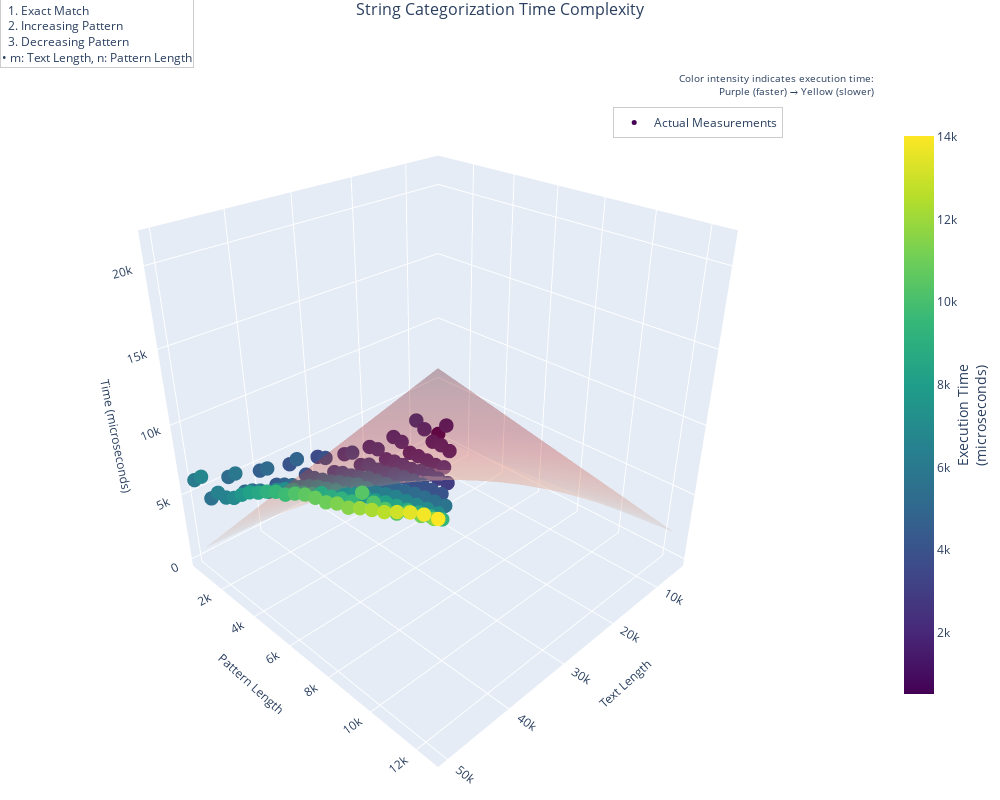

The notebook cell this image was saved under:
### Code cell
import pandas as pd
import plotly.graph_objects as go
import numpy as np

# Load the CSV file
data = pd.read_csv('string_categorization_times.csv')

# Create figure
fig = go.Figure()

# Add scatter points for actual measurements
scatter = go.Scatter3d(
    x=data['Text Length'],
    y=data['Pattern Length'],
    z=data['Time (microseconds)'],
    mode='markers',
    marker=dict(
        size=5,
        color=data['Time (microseconds)'],
        colorscale='Viridis',
        colorbar=dict(
            title='Execution Time<br>(microseconds)',
            titleside='right',
            len=0.75
        ),
    ),
    name='Actual Measurements'
)
fig.add_trace(scatter)

# Create theoretical surface
x_range = np.linspace(min(data['Text Length']), max(data['Text Length']), 50)
y_range = np.linspace(min(data['Pattern Length']), max(data['Pattern Length']), 50)
X, Y = np.meshgrid(x_range, y_range)
Z = X * Y * 3  # O(m*n) with constant factor for 3 checks

# Scale Z to match actual data range
scale_factor = np.mean(data['Time (microseconds)']) / np.mean(Z)
Z = Z * scale_factor

# Add theoretical surface
surface = go.Surface(
    x=X,
    y=Y,
    z=Z,
    opacity=0.3,
    colorscale='Reds',
    showscale=False,
    name='O(m×n)'
)
fig.add_trace(surface)

# Update layout with centered positioning and better camera angle
fig.update_layout(
    title=dict(
        text='String Categorization Time Complexity',
        font=dict(size=16),
        x=0.5,  # Center the title
        xanchor='center'
    ),
    scene=dict(
        xaxis_title=dict(text='Text Length', font=dict(size=12)),
        yaxis_title=dict(text='Pattern Length', font=dict(size=12)),
        zaxis_title=dict(text='Time (microseconds)', font=dict(size=12)),
        camera=dict(
            up=dict(x=0, y=0, z=1),
            center=dict(x=0, y=0, z=0),
            eye=dict(x=1.5, y=1.5, z=1.2)
        ),
        aspectmode='cube',  # This ensures equal scaling
        aspectratio=dict(x=1, y=1, z=1)
    ),
    width=1000,  # Increase width
    height=800,
    margin=dict(  # Adjust margins
        l=0,
        r=0,
        b=0,
        t=30,
        pad=0
    ),
    showlegend=True,
    legend=dict(
        x=0.7,
        y=0.9,
        bgcolor='rgba(255, 255, 255, 0.8)',
        bordercolor='rgba(0, 0, 0, 0.2)',
        borderwidth=1
    )
)


# Add annotations explaining the algorithm
fig.add_annotation(
    text=(
        "Algorithm Characteristics:<br>" +
        "• Time Complexity: O(m×n)<br>" +
        "• Three Pattern Checks:<br>" +
        "  1. Exact Match<br>" +
        "  2. Increasing Pattern<br>" +
        "  3. Decreasing Pattern<br>" +
        "• m: Text Length, n: Pattern Length"
    ),
    xref="paper", yref="paper",
    x=0, y=1.1,
    showarrow=False,
    font=dict(size=12),
    bgcolor='rgba(255, 255, 255, 0.8)',
    bordercolor='rgba(0, 0, 0, 0.2)',
    borderwidth=1,
    align='left'
)

# Add annotation for execution time explanation
fig.add_annotation(
    text="Color intensity indicates execution time:<br>Purple (faster) → Yellow (slower)",
    xref="paper", yref="paper",
    x=1.0, y=0.95,
    showarrow=False,
    font=dict(size=10),
    align='right'
)

fig.show()

# Save the plot
fig.write_html("../../docs/LPS7-q2.html", include_plotlyjs=True, full_html=True)

### Figure 1 — Plotly figure (JSON) as saved in the notebook; plotly's stock layout.template omitted (floating-point values rounded to 4 significant figures; data arrays with more than 128 entries replaced by an {"elided": "..."} marker saying what was removed)
{"data": [{"marker": {"color": {"elided": "135 int values"}, "colorbar": {"len": 0.75, "title": {"side": "right", "text": "Execution Time<br>(microseconds)"}}, "colorscale": [[0, "#440154"], [0.1111, "#482878"], [0.2222, "#3e4989"], [0.3333, "#31688e"], [0.4444, "#26828e"], [0.5556, "#1f9e89"], [0.6667, "#35b779"], [0.7778, "#6ece58"], [0.8889, "#b5de2b"], [1, "#fde725"]], "size": 5}, "mode": "markers", "name": "Actual Measurements", "type": "scatter3d", "x": {"elided": "135 int values"}, "y": {"elided": "135 int values"}, "z": {"elided": "135 int values"}}, {"colorscale": [[0, "rgb(255,245,240)"], [0.125, "rgb(254,224,210)"], [0.25, "rgb(252,187,161)"], [0.375, "rgb(252,146,114)"], [0.5, "rgb(251,106,74)"], [0.625, "rgb(239,59,44)"], [0.75, "rgb(203,24,29)"], [0.875, "rgb(165,15,21)"], [1, "rgb(103,0,13)"]], "name": "O(m×n)", "opacity": 0.3, "showscale": false, "type": "surface", "x": {"elided": "50x50 float values"}, "y": {"elided": "50x50 float values"}, "z": {"elided": "50x50 float values"}}], "layout": {"annotations": [{"align": "left", "bgcolor": "rgba(255, 255, 255, 0.8)", "bordercolor": "rgba(0, 0, 0, 0.2)", "borderwidth": 1, "font": {"size": 12}, "showarrow": false, "text": "Algorithm Characteristics:<br>• Time Complexity: O(m×n)<br>• Three Pattern Checks:<br>  1. Exact Match<br>  2. Increasing Pattern<br>  3. Decreasing Pattern<br>• m: Text Length, n: Pattern Length", "x": 0, "xref": "paper", "y": 1.1, "yref": "paper"}, {"align": "right", "font": {"size": 10}, "showarrow": false, "text": "Color intensity indicates execution time:<br>Purple (faster) → Yellow (slower)", "x": 1, "xref": "paper", "y": 0.95, "yref": "paper"}], "height": 800, "legend": {"bgcolor": "rgba(255, 255, 255, 0.8)", "bordercolor": "rgba(0, 0, 0, 0.2)", "borderwidth": 1, "x": 0.7, "y": 0.9}, "margin": {"b": 0, "l": 0, "pad": 0, "r": 0, "t": 30}, "scene": {"aspectmode": "cube", "aspectratio": {"x": 1, "y": 1, "z": 1}, "camera": {"center": {"x": 0, "y": 0, "z": 0}, "eye": {"x": 1.5, "y": 1.5, "z": 1.2}, "up": {"x": 0, "y": 0, "z": 1}}, "xaxis": {"title": {"font": {"size": 12}, "text": "Text Length"}}, "yaxis": {"title": {"font": {"size": 12}, "text": "Pattern Length"}}, "zaxis": {"title": {"font": {"size": 12}, "text": "Time (microseconds)"}}}, "showlegend": true, "title": {"font": {"size": 16}, "text": "String Categorization Time Complexity", "x": 0.5, "xanchor": "center"}, "width": 1000}}
